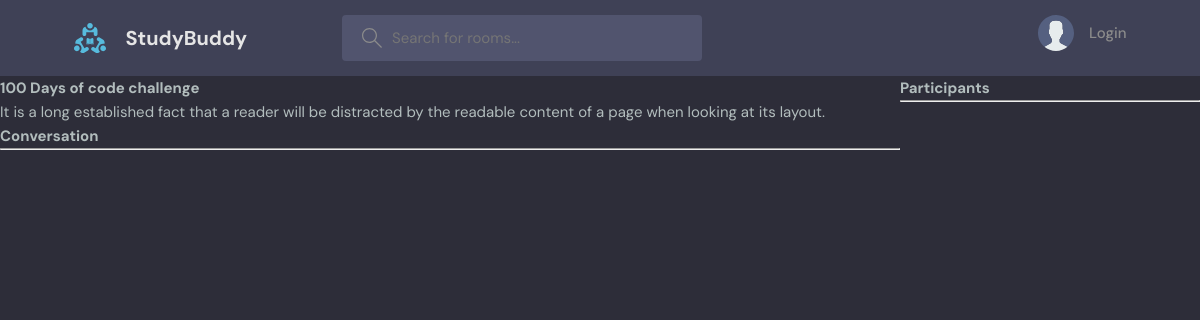
The app's page /room/2, older data.
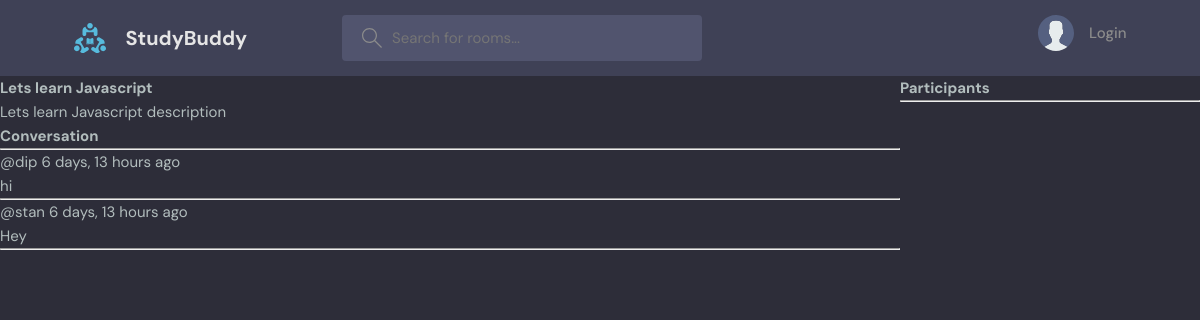
The same page, newer data.
### base/models.py (models this page shows, shortened)
class Room(models.Model):
    host = models.ForeignKey(User, on_delete=models.SET_NULL, null=True)
    topic = models.ForeignKey(Topic, on_delete=models.SET_NULL, null=True)
    name=models.CharField(max_length=200)
    description = models.TextField(null=True,blank=True)
    participants=models.ManyToManyField(User, related_name='participants',blank=True)
    updated =models.DateTimeField(auto_now=True)
    created =models.DateTimeField(auto_now_add=True)
    class Meta:
        ordering =['-updated','-created']

class Message(models.Model):
    user = models.ForeignKey(User, on_delete=models.CASCADE)
    room = models.ForeignKey(Room, on_delete=models.CASCADE)
    body = models.TextField()
    updated = models.DateTimeField(auto_now=True)
    created = models.DateTimeField(auto_now_add=True)
    class Meta:
        ordering =['-updated','-created']

### base/views.py (the view, shortened to what this page needs)
# urls.py: path('room/<str:pk>', views.room, name="room"),
def room(request,pk):
    room=Room.objects.get(id=pk)
    room_messages=room.message_set.all().order_by('-created')
    participants = room.participants.all()
    context={'room':room,'room_messages':room_messages,'participants':participants}
    return render(request,'base/room.html',context)

### base/templates/base/room.html (shortened to what this page needs)
{% extends 'main.html'%} {% block content %}
<div class="room-container">
  <div>
    <h1>{{room.name}}</h1>
    <p>{{room.description}}</p>
    <div class="comment-wrapper">
      <h3>Conversation</h3>
      <hr />
      {% for message in room_messages%}
      <div>
        <small>@{{message.user}} {{message.created|timesince}} ago</small>
        <p>{{message.body}}</p>
        <hr />
      </div>
      {% endfor %}
    </div>
  </div>
  <div>
    <h3>Participants</h3>
    <hr />
  </div>
  {% endblock %}

Row changes from the older to the newer data that the page shows:
changed Room: name "100 Days of code challenge" → "Lets learn Javascript"; description "It is a long established fact that a reader will be distracted by the readable content of a page when looking at its layout." → "Lets learn Javascript description"
added Message: user "dip", created "6 days, 13 hours", body "hi"
added Message: user "stan", created "6 days, 13 hours", body "Hey"
